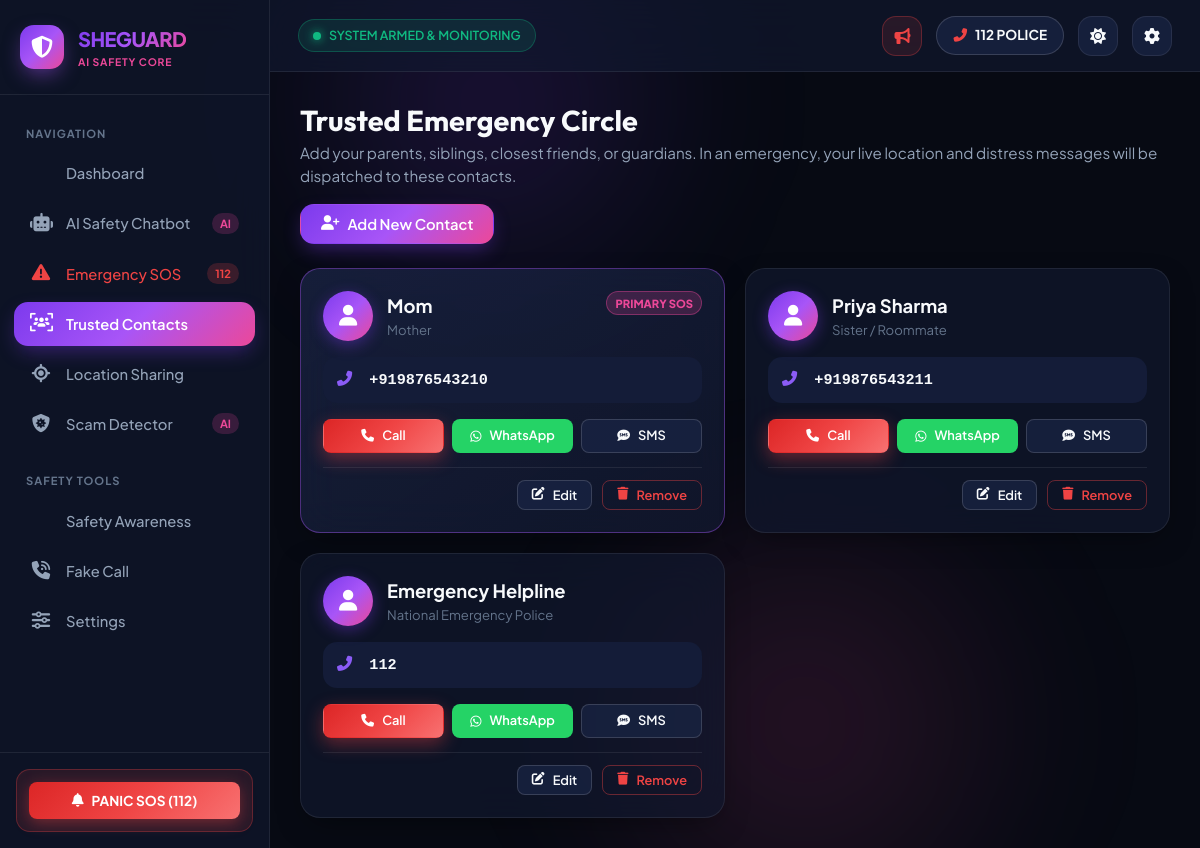
/contacts, run on an earlier commit of the app's database.
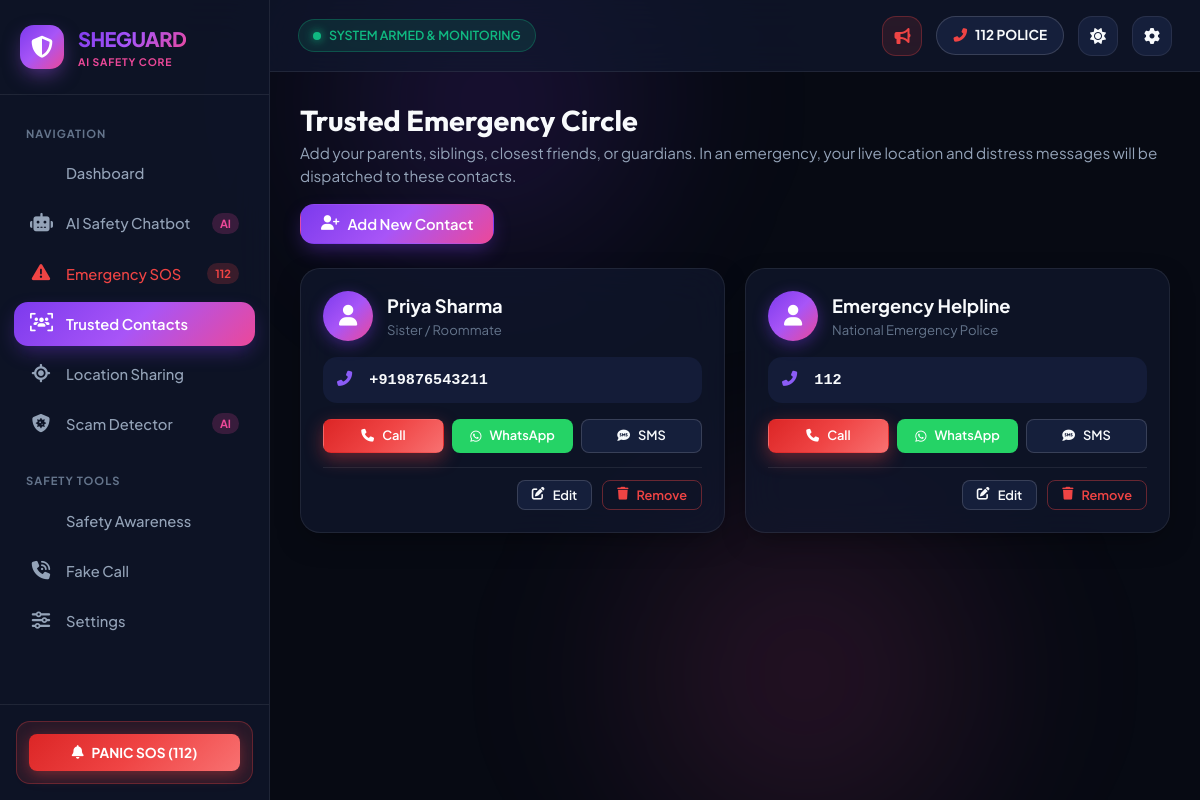
And on a later commit of the database.
### tables this page shows
CREATE TABLE contacts (
            id INTEGER PRIMARY KEY AUTOINCREMENT,
            name TEXT NOT NULL,
            phone TEXT NOT NULL,
            relationship TEXT,
            is_primary INTEGER DEFAULT 0,
            created_at TIMESTAMP DEFAULT CURRENT_TIMESTAMP
        );

### app.py (the view)
@app.route('/contacts')
def contacts_page():
    conn = get_db()
    cursor = conn.cursor()
    cursor.execute('SELECT * FROM contacts ORDER BY is_primary DESC, id ASC')
    contacts = [dict(row) for row in cursor.fetchall()]
    conn.close()
    return render_template('contacts.html', contacts=contacts)

### app.py (called while the page is built)
def get_db():
    conn = sqlite3.connect(DB_PATH)
    conn.row_factory = sqlite3.Row
    return conn

### templates/contacts.html (shortened to what this page needs)
{% extends "base.html" %}
{% block content %}
<div style="display: flex; justify-content: space-between; align-items: center; margin-bottom: 24px; flex-wrap: wrap; gap: 16px;">
    <div>
        <h1 style="font-size: 1.8rem; margin-bottom: 4px;">Trusted Emergency Circle</h1>
        <p style="color: var(--text-secondary); font-size: 0.95rem;">
            Add your parents, siblings, closest friends, or guardians. In an emergency, your live location and distress messages will be dispatched to these contacts.
        </p>
    </div>
    <button class="btn btn-primary" onclick="openAddContactModal()">
        <i class="fas fa-user-plus"></i> Add New Contact
    </button>
</div>
<div style="display: grid; grid-template-columns: repeat(auto-fill, minmax(320px, 1fr)); gap: 20px;">
    {% if contacts and contacts|length > 0 %}
        {% for c in contacts %}
        <div class="glass-card {% if c.is_primary %}highlight-card{% endif %}" style="padding: 22px;">
            <div style="display: flex; align-items: flex-start; justify-content: space-between; margin-bottom: 16px;">
                <div style="display: flex; align-items: center; gap: 14px;">
                    <div style="width: 50px; height: 50px; border-radius: 50%; background: var(--brand-gradient); display: flex; align-items: center; justify-content: center; color: white; font-size: 1.3rem; box-shadow: 0 4px 15px rgba(124, 58, 237, 0.4);">
                        <i class="fas fa-user"></i>
                    </div>
                    <div>
                        <div style="font-size: 1.15rem; font-weight: 700; color: var(--text-primary);">
                            {{ c.name }}
                        </div>
                        <div style="font-size: 0.82rem; color: var(--text-muted);">
                            {{ c.relationship or 'Emergency Contact' }}
                        </div>
                    </div>
                </div>
                {% if c.is_primary %}
                <span style="font-size: 0.7rem; font-weight: 800; background: rgba(236, 72, 153, 0.2); color: var(--primary-pink); border: 1px solid rgba(236, 72, 153, 0.4); padding: 3px 8px; border-radius: var(--radius-full);">
                    PRIMARY SOS
                </span>
                {% endif %}
            </div>
            <div style="padding: 12px 14px; background: var(--bg-tertiary); border-radius: var(--radius-md); margin-bottom: 16px; display: flex; align-items: center; justify-content: space-between;">
                <span style="font-size: 0.95rem; font-family: monospace; color: var(--text-primary); font-weight: 600;">
                    <i class="fas fa-phone-alt" style="color: var(--primary-purple); margin-right: 8px;"></i> {{ c.phone }}
                </span>
            </div>
            <div style="display: flex; gap: 8px; margin-bottom: 14px;">
                <a href="tel:{{ c.phone }}" class="btn btn-sm btn-danger" style="flex: 1;" title="Direct Phone Call">
                    <i class="fas fa-phone"></i> Call
                </a>
                <a href="https://wa.me/{{ c.phone|replace(' ', '')|replace('+', '') }}?text=Hello%20from%20SHEGUARD%20Safety" target="_blank" class="btn btn-sm" style="flex: 1; background: #25D366; color: white;" title="Send WhatsApp Message">
                    <i class="fab fa-whatsapp"></i> WhatsApp
                </a>
                <a href="sms:{{ c.phone }}" class="btn btn-sm btn-secondary" style="flex: 1;" title="Send SMS">
                    <i class="fas fa-sms"></i> SMS
                </a>
            </div>
            <div style="display: flex; justify-content: flex-end; gap: 10px; border-top: 1px solid var(--border-subtle); padding-top: 12px;">
                <button class="btn btn-sm btn-secondary" onclick="editContact({{ c.id }}, '{{ c.name }}', '{{ c.phone }}', '{{ c.relationship or '' }}', {{ c.is_primary }})">
                    <i class="fas fa-edit"></i> Edit
                </button>
                <button class="btn btn-sm btn-outline-danger" onclick="deleteContact({{ c.id }}, '{{ c.name }}')">
                    <i class="fas fa-trash"></i> Remove
                </button>
            </div>
        </div>
        {% endfor %}
    {% endif %}
</div>
{% endblock %}

### templates/base.html (shortened to what this page needs)
<!DOCTYPE html>
<html lang="en" data-theme="dark">
<head>
    <link rel="stylesheet" href="https://cdnjs.cloudflare.com/ajax/libs/font-awesome/6.5.1/css/all.min.css">
    <link rel="stylesheet" href="https://unpkg.com/leaflet@1.9.4/dist/leaflet.css"/>
    <link rel="stylesheet" href="{{ url_for('static', filename='style.css') }}">
</head>
<body>
    <div class="ambient-glow-1"></div>
    <div class="ambient-glow-2"></div>
    <div class="app-container">
        <aside class="sidebar">
            <div class="sidebar-brand">
                <div class="brand-icon-wrapper">
                    <i class="fas fa-shield-halved"></i>
                </div>
                <div class="brand-info">
                    <span class="brand-name">SHEGUARD</span>
                    <span class="brand-badge">AI Safety Core</span>
                </div>
            </div>
            <nav class="sidebar-nav">
                <div class="nav-section-title">Navigation</div>
                <a href="{{ url_for('home') }}" class="nav-item {% if request.endpoint == 'home' %}active{% endif %}">
                    <span>Dashboard</span>
                </a>
                <a href="{{ url_for('chatbot') }}" class="nav-item {% if request.endpoint == 'chatbot' %}active{% endif %}">
                    <i class="fas fa-robot"></i>
                    <span>AI Safety Chatbot</span>
                    <span class="nav-badge">AI</span>
                </a>
                <a href="javascript:void(0)" onclick="triggerSosSequence()" class="nav-item" style="color: var(--sos-red);">
                    <i class="fas fa-triangle-exclamation"></i>
                    <span>Emergency SOS</span>
                    <span class="nav-badge" style="background: rgba(239, 68, 68, 0.2); color: #EF4444;">112</span>
                </a>
                <a href="{{ url_for('contacts_page') }}" class="nav-item {% if request.endpoint == 'contacts_page' %}active{% endif %}">
                    <i class="fas fa-users-viewfinder"></i>
                    <span>Trusted Contacts</span>
                </a>
                <a href="{{ url_for('location_page') }}" class="nav-item {% if request.endpoint == 'location_page' %}active{% endif %}">
                    <i class="fas fa-location-crosshairs"></i>
                    <span>Location Sharing</span>
                </a>
                <a href="{{ url_for('scam_detector_page') }}" class="nav-item {% if request.endpoint == 'scam_detector_page' %}active{% endif %}">
                    <i class="fas fa-shield-virus"></i>
                    <span>Scam Detector</span>
                    <span class="nav-badge">AI</span>
                </a>
                <div class="nav-section-title" style="margin-top: 10px;">Safety Tools</div>
                <a href="{{ url_for('safety_page') }}" class="nav-item {% if request.endpoint == 'safety_page' %}active{% endif %}">
                    <span>Safety Awareness</span>
                </a>
                <a href="{{ url_for('fake_call_page') }}" class="nav-item {% if request.endpoint == 'fake_call_page' %}active{% endif %}">
                    <i class="fas fa-phone-volume"></i>
                    <span>Fake Call</span>
                </a>
                <a href="javascript:void(0)" onclick="openSettingsModal()" class="nav-item">
                    <i class="fas fa-sliders"></i>
                    <span>Settings</span>
                </a>
            </nav>
            <div class="sidebar-footer">
                <div class="quick-panic-card">
                    <button class="quick-panic-btn" onclick="triggerSosSequence()">
                        <i class="fas fa-bell"></i>
                        <span>PANIC SOS (112)</span>
                    </button>
                </div>
            </div>
        </aside>
        <div class="main-wrapper">
            <header class="topbar">
                <div class="topbar-left">
                    <div class="system-status-indicator">
                        <span class="status-dot"></span>
                        <span>SYSTEM ARMED &amp; MONITORING</span>
                    </div>
                </div>
                <div class="topbar-right">
                    <button class="topbar-action-btn btn-siren-trigger" id="topbar-siren-btn" onclick="toggleEmergencySiren()" title="Activate Loud Emergency Siren & Screen Strobe">
                        <i class="fas fa-bullhorn"></i>
                    </button>
                    <a href="tel:112" class="helpline-quick-badge" title="Call National Emergency Hotline">
                        <i class="fas fa-phone-alt" style="color: var(--sos-red);"></i>
                        <span>112 POLICE</span>
                    </a>
                    <button class="topbar-action-btn" id="theme-toggle-btn" title="Switch Theme">
                        <i class="fas fa-sun"></i>
                    </button>
                    <button class="topbar-action-btn" onclick="openSettingsModal()" title="Settings & API Key">
                        <i class="fas fa-cog"></i>
                    </button>
                </div>
            </header>
            <main class="content-body">
                {% block content %}{% endblock %}
            </main>
        </div>
    </div>
</body>
</html>

What changed in the data, as far as the page shows it:
removed contacts: name "Mom", relationship "Mother", is_primary "PRIMARY SOS", phone "+919876543210"
